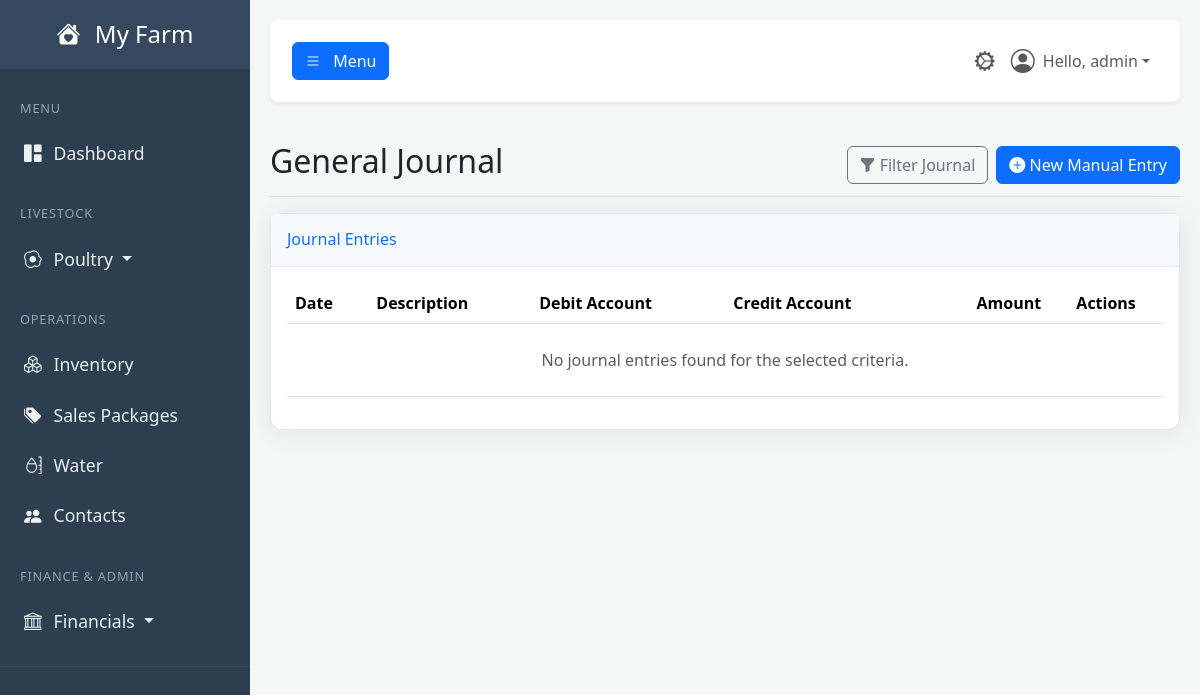
The app's page /financials/journal (signed in), older data.
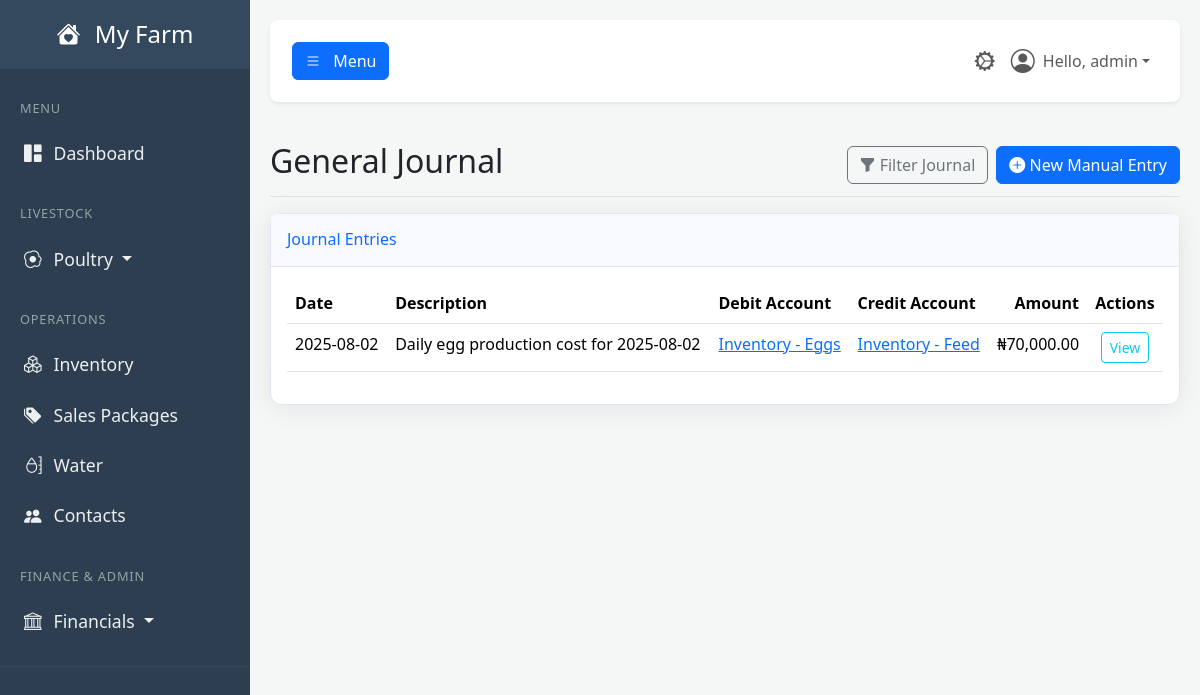
The same page, newer data.
### tables this page shows
CREATE TABLE journal_entries (
            id INTEGER PRIMARY KEY,
            transaction_date TEXT NOT NULL,
            description TEXT NOT NULL,
            debit_account_id INTEGER NOT NULL,
            credit_account_id INTEGER NOT NULL,
            amount REAL NOT NULL,
            created_by_user_id INTEGER NOT NULL,
            related_contact_id INTEGER,
            related_sale_id INTEGER, -- Links back to a specific sale
            created_at TIMESTAMP DEFAULT CURRENT_TIMESTAMP, is_closed INTEGER DEFAULT 0,
            FOREIGN KEY (debit_account_id) REFERENCES accounts (id),
            FOREIGN KEY (credit_account_id) REFERENCES accounts (id),
            FOREIGN KEY (created_by_user_id) REFERENCES users (id),
            FOREIGN KEY (related_contact_id) REFERENCES contacts (id),
            FOREIGN KEY (related_sale_id) REFERENCES sales (id)
        );

CREATE TABLE accounts (
            id INTEGER PRIMARY KEY,
            code TEXT UNIQUE,
            name TEXT NOT NULL UNIQUE,
            type TEXT NOT NULL, -- Asset, Liability, Equity, Revenue, Expense
            is_active BOOLEAN NOT NULL DEFAULT 1,
            created_at TIMESTAMP DEFAULT CURRENT_TIMESTAMP
        );

### app.py (the view)
@app.route('/financials/journal')
@login_required
@permission_required('view_bookkeeping')
def general_journal():
    db = get_db()
    chart_of_accounts = db.execute("SELECT * FROM accounts WHERE is_active = 1 ORDER BY type, name").fetchall()
    search_query = request.args.get('q', '')
    sql = """
        SELECT
            je.id, je.transaction_date, je.description, je.amount,
            debit_acc.id as debit_account_id,
            debit_acc.name as debit_account_name,
            credit_acc.id as credit_account_id,
            credit_acc.name as credit_account_name
        FROM journal_entries je
        JOIN accounts debit_acc ON je.debit_account_id = debit_acc.id
        JOIN accounts credit_acc ON je.credit_account_id = credit_acc.id
    """
    params = []
    if search_query:
        sql += " WHERE je.description LIKE ?"
        params.append(f"%{search_query}%")
    sql += " ORDER BY je.transaction_date DESC, je.id DESC"
    entries = db.execute(sql, params).fetchall()
    return render_template(
        'general_journal.html',
        user=g.user,
        entries=entries,
        search_query=search_query,
        chart_of_accounts=chart_of_accounts # Pass the accounts list to the template
    )

### app.py (called while the page is built)
def get_db():
    if 'db' not in g:
        g.db = sqlite3.connect(DATABASE)
        g.db.row_factory = sqlite3.Row
    return g.db

def login_required(f):
    @wraps(f)
    def decorated_function(*args, **kwargs):
        if 'user_id' not in session:
            flash('Please log in to access this page.', 'warning')
            return redirect(url_for('login'))
        g.user = User.get_by_id(session['user_id'])
        if not g.user:
            session.clear()
            return redirect(url_for('login'))
        return f(*args, **kwargs)
    return decorated_function

def permission_required(permission_name):
    def decorator(f):
        @wraps(f)
        def decorated_function(*args, **kwargs):
            if not hasattr(g, 'user') or not g.user.has_permission(permission_name):
                flash('You do not have the required permission.', 'danger')
                return redirect(url_for('dashboard'))
            return f(*args, **kwargs)
        return decorated_function
    return decorator

### templates/general_journal.html (shortened to what this page needs)
{% extends "base.html" %}
{% block content %}
    <div class="d-flex justify-content-between flex-wrap flex-md-nowrap align-items-center pt-3 pb-2 mb-3 border-bottom">
        <h1 class="h2">General Journal</h1>
        <div class="btn-toolbar mb-2 mb-md-0">
            <button class="btn btn-outline-secondary me-2" type="button" data-bs-toggle="collapse" data-bs-target="#filterCollapse" aria-expanded="false" aria-controls="filterCollapse">
                <i class="bi bi-funnel-fill"></i> Filter Journal
            </button>
            <button type="button" class="btn btn-primary" data-bs-toggle="modal" data-bs-target="#newEntryModal">
                <i class="bi bi-plus-circle-fill"></i> New Manual Entry
            </button>
        </div>
    </div>
    <div class="card shadow">
        <div class="card-header py-3"><h6 class="m-0 font-weight-bold text-primary">Journal Entries</h6></div>
        <div class="card-body">
            <div class="table-responsive">
                <table class="table table-hover">
                    <thead>
                        <tr>
                            <th>Date</th>
                            <th>Description</th>
                            <th>Debit Account</th>
                            <th>Credit Account</th>
                            <th class="text-end">Amount</th>
                            <th class="text-center">Actions</th>
                        </tr>
                    </thead>
                    <tbody>
                        {% for entry in entries %}
                        <tr>
                            <td>{{ entry.transaction_date }}</td>
                            <td>{{ entry.description }}</td>
                            <td><a href="{{ url_for('account_ledger', account_id=entry.debit_account_id) }}">{{ entry.debit_account_name }}</a></td>
                            <td><a href="{{ url_for('account_ledger', account_id=entry.credit_account_id) }}">{{ entry.credit_account_name }}</a></td>
                            <td class="text-end">₦{{ '{:,.2f}'.format(entry.amount) }}</td>
                            <td class="text-center">
                                <a href="{{ url_for('account_ledger', account_id=entry.debit_account_id) }}" class="btn btn-sm btn-outline-info">View</a>
                            </td>
                        </tr>
                        {% else %}
                        <tr><td colspan="6" class="text-center text-muted py-4">No journal entries found for the selected criteria.</td></tr>
                        {% endfor %}
                    </tbody>
                </table>
            </div>
        </div>
    </div>
{% endblock %}

Row changes from the older to the newer data that the page shows:
added journal_entries: transaction_date "2025-08-02", description "Daily egg production cost for 2025-08-02", debit_account_name "Inventory - Eggs", credit_account_name "Inventory - Feed", amount "70,000.00"
Text that changed along with them:
text no longer shown: "No journal entries found for the selected criteria."
